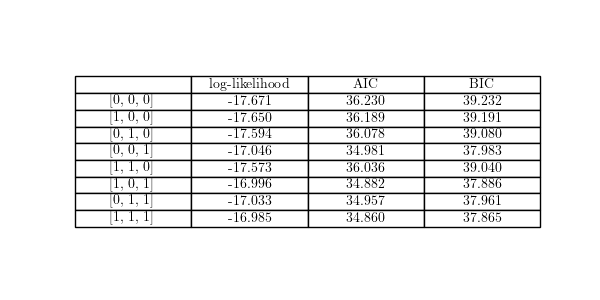

The Python source for this figure:
import os
import pandas as pd
import numpy as np
import matplotlib.pyplot as plt
from matplotlib import rc
rc('text', usetex=True)
rc('font', family='serif')
pd.set_option('future.no_silent_downcasting', True)
sz = 36
Figure_name = os.path.basename(__file__)[:-3]

# loading data
covariate_columns = ['Act. Wt.','Dr.','Win Odds']
name_columns = 'Horse'

df = pd.read_csv('runs(preprocessing).csv',index_col='race_id',low_memory=False)

horseID = {}
T = []
cov = []
for index in df.index.unique():
    temp = df.loc[index].sort_values(by='Pla.')    

    ### covariates
    x = np.array(temp[covariate_columns])
    cov.append(x)
    place = np.array(temp['Pla.'])
    
    ###
    t = []
    horses_name = temp[name_columns].tolist()
    for i,horse_name in enumerate(horses_name):
        added_horse = horseID.keys()
        if horse_name in added_horse:
            horseID[horse_name]['times'] += 1
        else:
            n = len(added_horse)
            horseID[horse_name] = {'ID':n,'times':1,'place':[],'covariate':[]}
        #horseID[horse_name]['place'].append(i+1)
        horseID[horse_name]['place'].append(place[i])
        xx = x[i].copy()
        xx[-1] = np.exp(xx[-1])
        horseID[horse_name]['covariate'].append(xx)
        t.append(horseID[horse_name]['ID'])
    T.append(t)
n = len(horseID)
N = len(T)
d = len(covariate_columns)
import algorithm
import itertools
from joblib import Parallel, delayed
# models
def get_results(T,cov,s,N,n):
    X = [x[:,s] for x in cov]
    d = len(s)
    u_plusDC,v_plusDC = algorithm.AM(T,X,n,d,
                                 E=1e-5,Eu=1e-5,Ev=1e-12,
                                 I=52)
    likelihood = algorithm.multi_likelihood(T,X,u_plusDC,v_plusDC)
    AIC = (n-1+d) * 2 / N - 2 * likelihood
    BIC = (n-1+d) * np.log(N) / N - 2 * likelihood
    print(f'{s}:{likelihood},{AIC},{BIC}')
    return [s,likelihood,AIC,BIC]
    

# get_subset
get_subset = lambda n: [subset for i in range(n + 1)
                         for subset in itertools.combinations(list(range(n)), i)]
subset = get_subset(3)
results = Parallel(n_jobs=9)(delayed(get_results)(T,cov,ss,N,n) for ss in subset)
Subset, likelihood, AIC_, BIC_ = [],[],[],[]
for result in results:
    t = [0,0,0]
    for s in result[0]:
        t[s] = 1
    string = f'subset:{t}, log-likelihood:{result[1]}, AIC:{result[2]:.2f},BIC:{result[3]:.2f}'
    print(string)
    Subset.append(t)
    likelihood.append("{:.3f}".format(result[1]))
    AIC_.append("{:.3f}".format(result[2]))
    BIC_.append("{:.3f}".format(result[3]))
df = pd.DataFrame({
    '': Subset,
    'log-likelihood': likelihood,
    'AIC': AIC_,
    'BIC': BIC_,
})
fig, ax = plt.subplots(figsize=(10.8,10))
ax.axis('tight')
ax.axis('off')
table = ax.table(cellText=df.values, colLabels=df.columns, cellLoc = 'center', loc='center')
plt.savefig(Figure_name+'.png')
    
